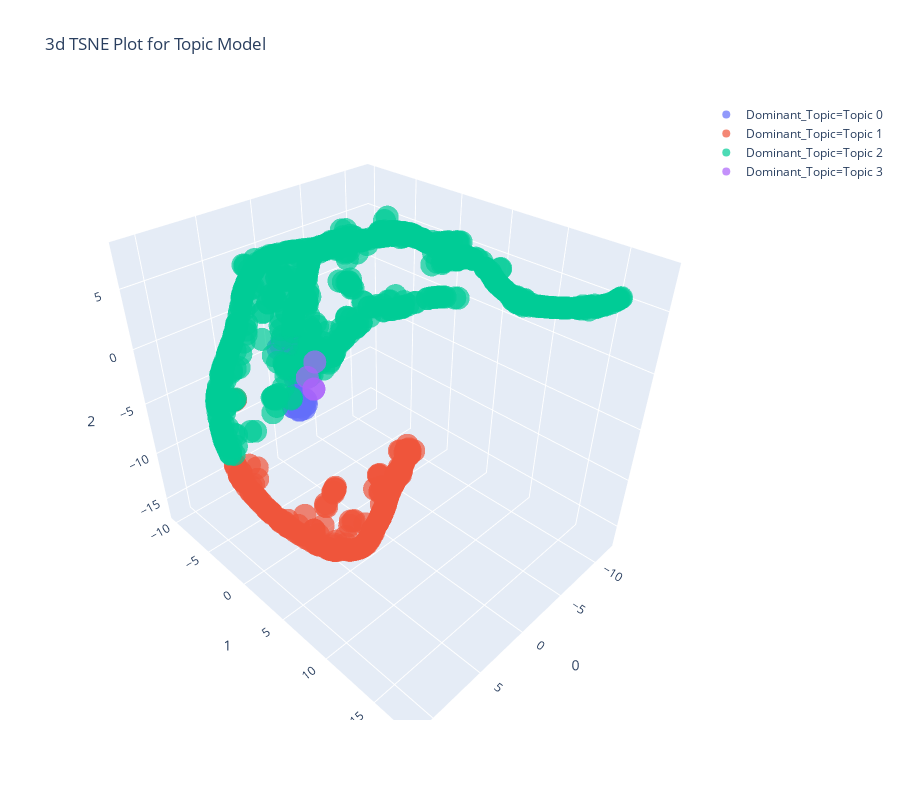

Here is the notebook cell this chart was saved with:
### Markdown cell above
## T-distributed Stochastic Neighbor Embedding (t-SNE)

### Code cell
plot_model(lda, plot = 'tsne')

### Figure 1 — Plotly figure (JSON) as saved in the notebook; plotly's stock layout.template omitted (floating-point values rounded to 4 significant figures; data arrays with more than 128 entries replaced by an {"elided": "..."} marker saying what was removed)
{"data": [{"hovertemplate": "Dominant_Topic=Topic 0<br>0=%{x}<br>1=%{y}<br>2=%{z}", "showlegend": true, "legendgroup": "Dominant_Topic=Topic 0", "name": "Dominant_Topic=Topic 0", "scene": "scene", "y": [6.279, 6.867, 3.724, 5.364, 6.789, 6.887, 7.006, 1.87, 2.149, 6.684, 6.576, 4.735, 6.632, 4.64, 1.975, 6.616, 4.819, 6.548, 7.129, 4.068, 7.007, 4.253, 4.61, 6.581, 3.713, 6.083, 2.896, 6.184, 7.204, 2.891, 7.12, 7.01, 4.096, 5.08, 3.546, 6.427, 3.6, 6.258, 3.861, 3.36, 4.495, 2.955, 7.22, 7.082, 7.016, 4.704], "hoverlabel": {"namelength": 0}, "mode": "markers", "marker": {"color": "#636efa", "opacity": 0.7, "symbol": "circle"}, "x": [9.784, 10.27, 7.995, 9.239, 10.55, 9.888, 9.79, 7.823, 5.698, 10.54, 10.1, 8.822, 10.51, 8.756, 7.645, 10.08, 8.881, 9.757, 10.17, 8.293, 10.37, 8.462, 8.756, 10.46, 7.985, 9.674, 6.377, 9.72, 10.09, 6.37, 9.862, 10.55, 8.319, 9.054, 7.857, 10.0, 7.873, 10.12, 8.116, 7.795, 8.645, 7.994, 10.3, 10.33, 9.857, 8.812], "z": [3.164, 3.281, 5.055, 3.555, 3.065, 2.536, 2.986, 3.697, 2.644, 2.691, 2.476, 3.926, 2.671, 3.992, 3.925, 3.276, 3.865, 2.666, 3.19, 4.666, 2.54, 4.363, 3.864, 3.077, 5.09, 3.173, 1.237, 3.165, 2.639, 1.236, 2.802, 3.013, 4.629, 3.705, 5.111, 2.533, 5.232, 2.815, 4.92, 5.201, 4.144, 3.338, 3.016, 2.572, 3.098, 3.863], "type": "scatter3d"}, {"hovertemplate": "Dominant_Topic=Topic 1<br>0=%{x}<br>1=%{y}<br>2=%{z}", "showlegend": true, "legendgroup": "Dominant_Topic=Topic 1", "name": "Dominant_Topic=Topic 1", "scene": "scene", "y": {"elided": "238 float values"}, "hoverlabel": {"namelength": 0}, "mode": "markers", "marker": {"color": "#EF553B", "opacity": 0.7, "symbol": "circle"}, "x": {"elided": "238 float values"}, "z": {"elided": "238 float values"}, "type": "scatter3d"}, {"hovertemplate": "Dominant_Topic=Topic 2<br>0=%{x}<br>1=%{y}<br>2=%{z}", "showlegend": true, "legendgroup": "Dominant_Topic=Topic 2", "name": "Dominant_Topic=Topic 2", "scene": "scene", "y": {"elided": "712 float values"}, "hoverlabel": {"namelength": 0}, "mode": "markers", "marker": {"color": "#00cc96", "opacity": 0.7, "symbol": "circle"}, "x": {"elided": "712 float values"}, "z": {"elided": "712 float values"}, "type": "scatter3d"}, {"hovertemplate": "Dominant_Topic=Topic 3<br>0=%{x}<br>1=%{y}<br>2=%{z}", "showlegend": true, "legendgroup": "Dominant_Topic=Topic 3", "name": "Dominant_Topic=Topic 3", "scene": "scene", "y": [1.988, 1.98, 2.877, 1.983], "hoverlabel": {"namelength": 0}, "mode": "markers", "marker": {"color": "#ab63fa", "opacity": 0.7, "symbol": "circle"}, "x": [5.163, 4.906, 6.353, 5.145], "z": [-0.7361, 1.431, 1.213, -0.7182], "type": "scatter3d"}], "layout": {"title": {"text": "3d TSNE Plot for Topic Model"}, "scene": {"domain": {"y": [0, 1], "x": [0, 1]}, "zaxis": {"title": {"text": "2"}}, "xaxis": {"title": {"text": "0"}}, "yaxis": {"title": {"text": "1"}}}, "height": 800, "width": 900, "legend": {"tracegroupgap": 0}}}
